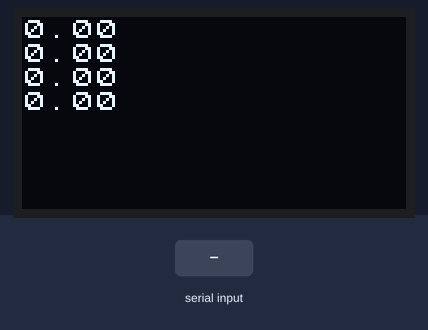
Simulated run of this sketch. Board: ESP32. On the bench: 128×64 one-colour display. The test bench sets the inputs (shaded band). WiFi joins after 1.5 s; servers stay silent unless stated; no MQTT or app messages arrive unless stated; what the sketch prints to the serial monitor is not drawn.

Above: at 5.1 s.
5.2 s: "90,45,200\n" received over the second serial link
At 6.9 s:
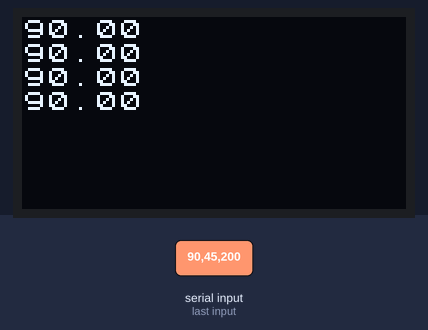
7.2 s: "s\n" received over the second serial link
At 8.5 s:
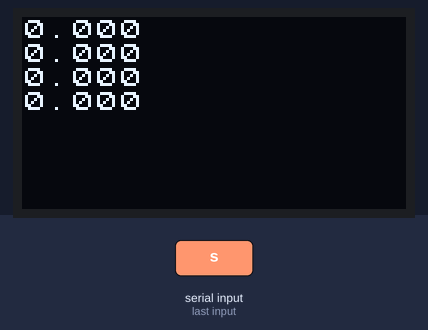
9.4 s: "90,45\n" received over the second serial link
At 10.17 s:
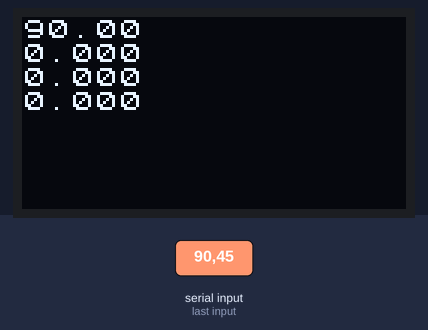
11.6 s: "30,150,10,200\n" received over the second serial link
At 13.8 s:
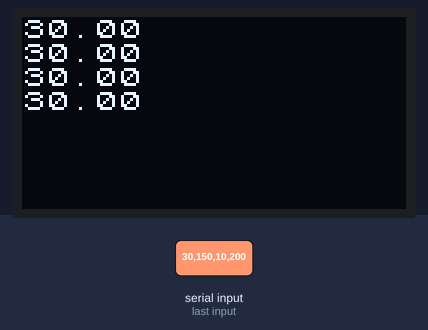
15.3 s: "c90\n" received over the second serial link
At 16.5 s:
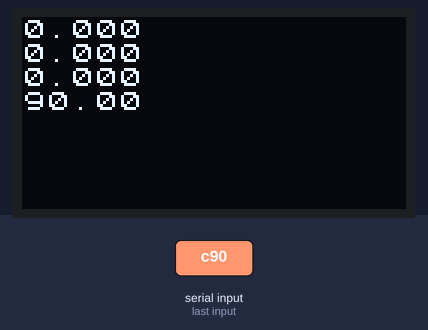
Timing chart, 0 to 18.2 s (numbered marks = the images above; inputs shaded):
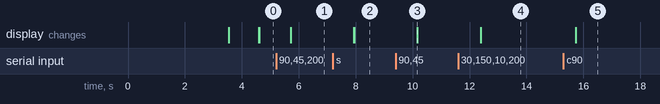

Measured:
- after the input at 5.2 s, the display: first changes after 0.51 s (image 1 shows a later state)
- after the input at 7.2 s, the display: first changes after 0.74 s (image 2 shows a later state)
- after the input at 9.4 s, the display: changes after 0.76 s (image 3)
- after the input at 11.6 s, the display: first changes after 0.79 s (image 4 shows a later state)
- after the input at 15.3 s, the display: first changes after 0.43 s (image 5 shows a later state)

The sketch:

smart_farm_mqtt.ino
```cpp
#include <WiFi.h>
#include <PubSubClient.h>
#include <Wire.h>
#include <U8x8lib.h>

#define SDA 15
#define SCL 14

#define RXD2 5 //5
#define TXD2 12 //12

U8X8_SSD1306_128X64_NONAME_SW_I2C u8x8(/* clock=*/ SCL, /* data=*/ SDA, /* reset=*/ U8X8_PIN_NONE);   // OLEDs without Reset of the Display
// Replace the next variables with your SSID/Password combination
const char* ssid = "GBSA0001";
const char* password = "GBSA0001";

// Add your MQTT Broker IP address, example:
//const char* mqtt_server = "192.168.1.144";
const char* mqtt_server = "3.34.187.90";

WiFiClient espClient;
PubSubClient client(espClient);
long lastMsg = 0;
char msg[100];
int value = 0;

HardwareSerial SecondSerial(2);

float temperature = 0;
float humidity = 0;
float cds_a0 = 0;
float soil_a0 = 0;

void setup() {
  Serial.begin(115200);

  SecondSerial.begin(38400, SERIAL_8N1, RXD2, TXD2);
  //Delay for SecondSerial
  delay(2000);

  setup_wifi();
  client.setServer(mqtt_server, 1883);
  client.setCallback(callback);

  u8x8.begin();
  u8x8.setPowerSave(0);
  u8x8.setFont(u8x8_font_chroma48medium8_r);
}

void setup_wifi() {
  delay(10);
  // We start by connecting to a WiFi network
  Serial.println();
  Serial.print("Connecting to ");
  Serial.println(ssid);

  WiFi.begin(ssid, password);

  while (WiFi.status() != WL_CONNECTED) {
    delay(500);
    Serial.print(".");
  }

  Serial.println("");
  Serial.println("WiFi connected");
  Serial.println("IP address: ");
  Serial.println(WiFi.localIP());
}

void callback(char* topic, byte* message, unsigned int length) {
  Serial.print("Message arrived on topic: ");
  Serial.print(topic);
  Serial.print(". Message: ");
  String messageTemp;

  for (int i = 0; i < length; i++) {
    Serial.print((char)message[i]);
    messageTemp += (char)message[i];
  }
  Serial.println();
}

void reconnect() {
  // Loop until we're reconnected
  while (!client.connected()) {
    Serial.print("Attempting MQTT connection...");
    // Attempt to connect
    if (client.connect("JD_edu", "scott", "test@1234!")) {
      Serial.println("connected");
      // Subscribe
      client.subscribe("/politek/signal_gather_topic/uuid_9807");
    } else {
      Serial.print("failed, rc=");
      Serial.print(client.state());
      Serial.println(" try again in 5 seconds");
      // Wait 5 seconds before retrying
      delay(5000);
    }
  }
}
int cool = 0;
void loop() {
  if (!client.connected()) {
    reconnect();
  }
  client.loop();

  // Arduino Software Serial: rx 3 tx 8
  // Arduino protocol
  // 'a' + temperature + 'b' + humid + 'c' + CDS A0 + 'd' + Soil A0 + 'e'
  String inString = "";
  String tempStr = "";
  String humidStr = "";
  String cds_a0Str = "";
  String soil_a0Str = "";
  if(SecondSerial.available()>0){
    if(SecondSerial.available()){

      inString = SecondSerial.readStringUntil('\n');
      Serial.println(inString);
      // temperature
      int first = inString.indexOf('a');
      int second = inString.indexOf('b');
      tempStr = inString.substring(first+1, second);
      temperature = tempStr.toFloat();
      //Serial.println(temperature);

      // humidity
      first = inString.indexOf('b');
      second = inString.indexOf('c');
      humidStr = inString.substring(first+1, second);
      humidity = humidStr.toFloat();
      //Serial.println(humidity);

      // CDS analog
      first = inString.indexOf('c');
      second = inString.indexOf('d');
      cds_a0Str = inString.substring(first+1, second);
      cds_a0 = cds_a0Str.toFloat();
      //Serial.println(cds_a0);

      // soil analog
      first = inString.indexOf('d');
      second = inString.indexOf('e');
      soil_a0Str = inString.substring(first+1, second);
      soil_a0 = soil_a0Str.toFloat();
      //Serial.println(soil_a0);
    }

  }

  if(Serial.available()>0){
    if(Serial.available()){
      inString = Serial.readStringUntil('\n');
      if(inString[0] == 'c'){
        SecondSerial.print("c");
      }else if(inString[0] == 'f'){
        SecondSerial.print("f");
      }else if(inString[0] == 'i'){
        SecondSerial.print("i");
      }else if(inString[0] == 'k'){
        SecondSerial.print("k");
      }else if(inString[0] == 't'){
        SecondSerial.print("t");
      }else if(inString[0] == 's'){
        SecondSerial.print("s");
      }
    }
  }

  // Send MQTT data
  // Send value to MQTT server
  cool++;
  if(cool > 10 ){
    char tempString[8];
    char humString[8];
    char soilString[8];
    char cdsString[8];
    dtostrf(humidity, 1, 2, humString);
    dtostrf(temperature, 1, 2, tempString);
    dtostrf(soil_a0, 1, 2, soilString);
    dtostrf(cds_a0, 1, 2, cdsString);
    u8x8.drawString(0,0,humString);
    u8x8.drawString(0,1,tempString);
    u8x8.drawString(0,2,soilString);
    u8x8.drawString(0,3,cdsString);
    sprintf(msg, "{'uuid':'9807', 'temperature': '%s', 'humidity': '%s'%}", tempString, humString);
    client.publish("/politek/signal_gather_topic/uuid_9807", msg);
    //client.publish("esp32/humidity", humidStr);
    // Convert the value to a char array
    cool = 0;
  }
  delay(100);
}
```
